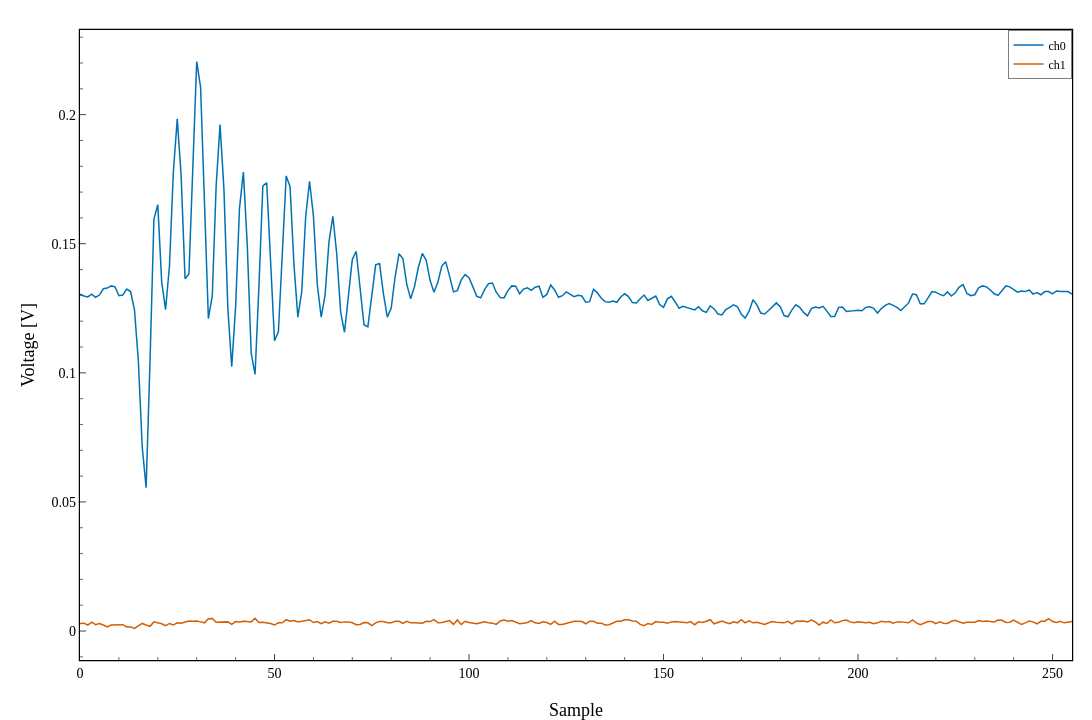

Source (notebook cell):
### Markdown cell above
## 信号をグラフで表示（動作確認）

`acqADC()` でトリガがちゃんと効いているかを、軽く確かめます。グラフは Plotly でかけるので、マウスを乗せると値が読めたり、ドラッグで拡大したりできます。

- トリガを待たずにすぐ取りたいとき：`rp.RP_TRIG_SRC_NOW`
- トリガを使って取りたいとき：`acq_trig_sour_list[trigger_ch]`

### Code cell
# 1 ショット取り、2 チャンネル分の波形を Plotly で重ねてプロット
# (paper_style: 16:9, Okabe-Ito 配色, 内向き目盛り, 4 辺枠 が自動適用)
w, h = paper_style.figsize()  # 1280 x 720 = 16:9
waveform_arr = acqADC(acq_trig_sour_list[trigger_ch])
fig = go.Figure()
for i, waveform in enumerate(waveform_arr):
    fig.add_trace(go.Scatter(y=waveform, mode='lines', name=f'ch{i}'))
fig.update_layout(
    xaxis_title='Sample',
    yaxis_title='Voltage [V]',
    width=w, height=h,
)
paper_style.show(fig)

### Figure 1 — Plotly figure (JSON) as saved in the notebook; plotly's stock layout.template omitted (floating-point values rounded to 4 significant figures; data arrays with more than 128 entries replaced by an {"elided": "..."} marker saying what was removed)
{"data": [{"mode": "lines", "name": "ch0", "type": "scatter", "y": {"elided": "256 float values"}}, {"mode": "lines", "name": "ch1", "type": "scatter", "y": {"elided": "256 float values"}}], "layout": {"height": 720, "width": 1280, "xaxis": {"title": {"text": "Sample"}}, "yaxis": {"title": {"text": "Voltage [V]"}}}}
